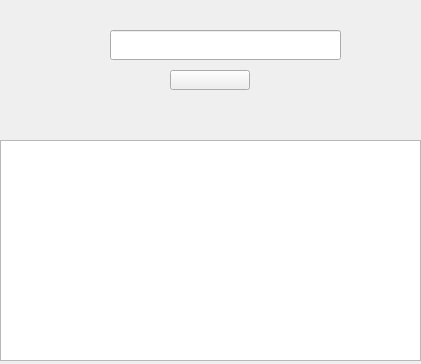
<?xml version="1.0" encoding="UTF-8"?>
<ui version="4.0">
 <class>Form</class>
 <widget class="QWidget" name="Form">
  <property name="geometry">
   <rect>
    <x>0</x>
    <y>0</y>
    <width>421</width>
    <height>364</height>
   </rect>
  </property>
  <property name="windowTitle">
   <string>Form</string>
  </property>
  <property name="styleSheet">
   <string notr="true">background-image: url(Frame 1.png);</string>
  </property>
  <widget class="QPushButton" name="pushButton">
   <property name="geometry">
    <rect>
     <x>170</x>
     <y>70</y>
     <width>80</width>
     <height>20</height>
    </rect>
   </property>
   <property name="styleSheet">
    <string notr="true">border-image: url(air.png);
background-image: url(air.png);
image: url(air.png);</string>
   </property>
   <property name="text">
    <string/>
   </property>
  </widget>
  <widget class="QLineEdit" name="lineEdit">
   <property name="geometry">
    <rect>
     <x>110</x>
     <y>30</y>
     <width>231</width>
     <height>30</height>
    </rect>
   </property>
   <property name="font">
    <font>
     <weight>75</weight>
     <bold>true</bold>
    </font>
   </property>
   <property name="styleSheet">
    <string notr="true">border-image: url(air.png);
background-image: url(air.png);
color: rgb(255, 255, 255);
image: url(air.png);</string>
   </property>
   <property name="text">
    <string/>
   </property>
  </widget>
  <widget class="QTableWidget" name="tableWidget">
   <property name="geometry">
    <rect>
     <x>0</x>
     <y>140</y>
     <width>421</width>
     <height>221</height>
    </rect>
   </property>
   <property name="styleSheet">
    <string notr="true">border-image: url(air.png);
      
background-image: url(air.png);
image: url(air.png);</string>
   </property>
  </widget>
 </widget>
 <resources>
  <include location="CPython39/Lib/site-packages/PySide2/res.qrc"/>
  <include location="res.qrc"/>
 </resources>
 <connections/>
</ui>
